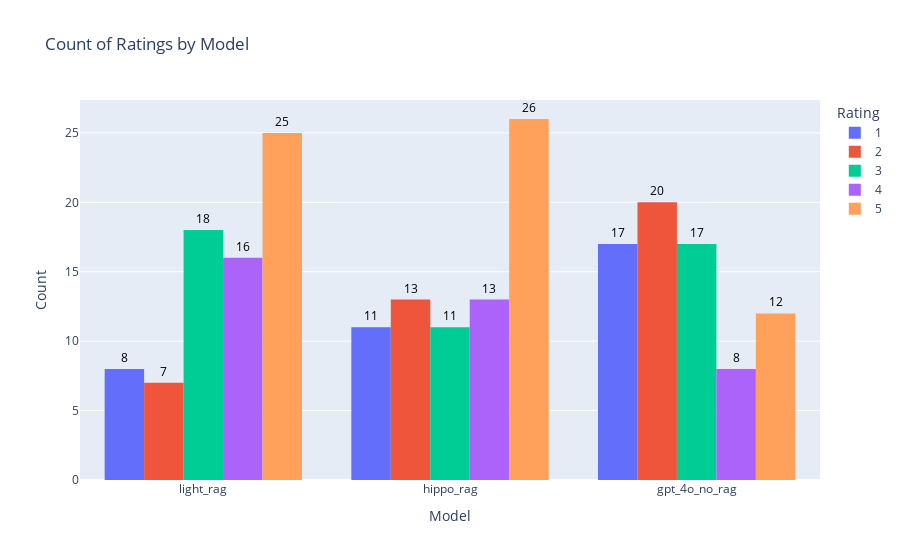

Notebook code for this chart:
### Code cell
# create a bar graph of the counts of each rating for each model
import plotly.express as px
fig = px.bar(new_df_1, x=new_df_1.index, y=new_df_1.columns, barmode='group', title='Count of Ratings by Model')
fig.update_layout(
    xaxis_title='Model',
    yaxis_title='Count',
    legend_title_text='Rating'
)
fig.update_traces(texttemplate='%{value}', textposition='outside')
fig.update_traces(textfont_size=12)
fig.update_traces(marker=dict(line=dict(width=0)))  # remove the lines around the bars
fig.update_traces(textfont_color='black')  # set the text color to black
fig.update_traces(textposition='outside')  # set the text position to outside
fig.update_traces(textfont=dict(size=12))  # set the text font size
# remove the datatips from the boxplot

fig.show()

### Figure 1 — Plotly figure (JSON) as saved in the notebook; plotly's stock layout.template omitted (floating-point values rounded to 4 significant figures)
{"data": [{"alignmentgroup": "True", "hovertemplate": "rating=1<br>index=%{x}<br>value=%{y}<extra></extra>", "legendgroup": "1", "marker": {"color": "#636efa", "line": {"width": 0}, "pattern": {"shape": ""}}, "name": "1", "offsetgroup": "1", "orientation": "v", "showlegend": true, "textfont": {"color": "black", "size": 12}, "textposition": "outside", "texttemplate": "%{value}", "type": "bar", "x": ["light_rag", "hippo_rag", "gpt_4o_no_rag"], "xaxis": "x", "y": [8, 11, 17], "yaxis": "y"}, {"alignmentgroup": "True", "hovertemplate": "rating=2<br>index=%{x}<br>value=%{y}<extra></extra>", "legendgroup": "2", "marker": {"color": "#EF553B", "line": {"width": 0}, "pattern": {"shape": ""}}, "name": "2", "offsetgroup": "2", "orientation": "v", "showlegend": true, "textfont": {"color": "black", "size": 12}, "textposition": "outside", "texttemplate": "%{value}", "type": "bar", "x": ["light_rag", "hippo_rag", "gpt_4o_no_rag"], "xaxis": "x", "y": [7, 13, 20], "yaxis": "y"}, {"alignmentgroup": "True", "hovertemplate": "rating=3<br>index=%{x}<br>value=%{y}<extra></extra>", "legendgroup": "3", "marker": {"color": "#00cc96", "line": {"width": 0}, "pattern": {"shape": ""}}, "name": "3", "offsetgroup": "3", "orientation": "v", "showlegend": true, "textfont": {"color": "black", "size": 12}, "textposition": "outside", "texttemplate": "%{value}", "type": "bar", "x": ["light_rag", "hippo_rag", "gpt_4o_no_rag"], "xaxis": "x", "y": [18, 11, 17], "yaxis": "y"}, {"alignmentgroup": "True", "hovertemplate": "rating=4<br>index=%{x}<br>value=%{y}<extra></extra>", "legendgroup": "4", "marker": {"color": "#ab63fa", "line": {"width": 0}, "pattern": {"shape": ""}}, "name": "4", "offsetgroup": "4", "orientation": "v", "showlegend": true, "textfont": {"color": "black", "size": 12}, "textposition": "outside", "texttemplate": "%{value}", "type": "bar", "x": ["light_rag", "hippo_rag", "gpt_4o_no_rag"], "xaxis": "x", "y": [16, 13, 8], "yaxis": "y"}, {"alignmentgroup": "True", "hovertemplate": "rating=5<br>index=%{x}<br>value=%{y}<extra></extra>", "legendgroup": "5", "marker": {"color": "#FFA15A", "line": {"width": 0}, "pattern": {"shape": ""}}, "name": "5", "offsetgroup": "5", "orientation": "v", "showlegend": true, "textfont": {"color": "black", "size": 12}, "textposition": "outside", "texttemplate": "%{value}", "type": "bar", "x": ["light_rag", "hippo_rag", "gpt_4o_no_rag"], "xaxis": "x", "y": [25, 26, 12], "yaxis": "y"}], "layout": {"barmode": "group", "legend": {"title": {"text": "Rating"}, "tracegroupgap": 0}, "title": {"text": "Count of Ratings by Model"}, "xaxis": {"anchor": "y", "domain": [0, 1], "title": {"text": "Model"}}, "yaxis": {"anchor": "x", "domain": [0, 1], "title": {"text": "Count"}}}}
